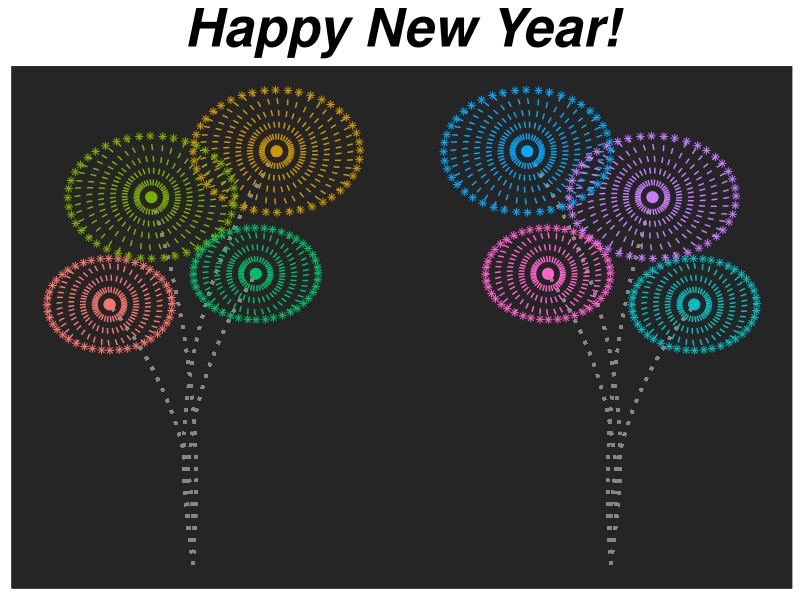

Source code (R): (Note: this script raises an error after producing the figure.)
library(ggplot2)

fireworks <- data.frame(burst   = rep(paste("burst", 1:8, sep = "_"), each = 44),
                        n       = rep(1:44, times = 8),
                        curve   = rep(c(0.2, -0.2, 0.1, -0.2, -0.2, 0.2, -0.1, 0.2), each = 44),
                        x_start = rep(c(-14, -6, -12, -7, 14, 6, 12, 7), each = 44),
                        y_start = rep(c(10, 20, 17, 12, 10, 20, 17, 12), each = 44),
                        x_end   = c(3 * cos(1:44) - 14,
                                    4 * cos(1:44) - 6,
                                    4 * cos(1:44) - 12,
                                    3 * cos(1:44) - 7,
                                    3 * cos(1:44) + 14,
                                    4 * cos(1:44) + 6,
                                    4 * cos(1:44) + 12,
                                    3 * cos(1:44) + 7),
                        y_end   = c(3 * sin(1:44) + 10,
                                    4 * sin(1:44) + 20,
                                    4 * sin(1:44) + 17,
                                    3 * sin(1:44) + 12,
                                    3 * sin(1:44) + 10,
                                    4 * sin(1:44) + 20,
                                    4 * sin(1:44) + 17,
                                    3 * sin(1:44) + 12))

ggplot(data = fireworks) +
  geom_curve(aes(x = -10, y = -7, xend = -14, yend = 10),
             curvature =  0.2, colour = "#878787", linetype = "dotted", size = 1) +
  geom_curve(aes(x = -10, y = -7, xend =  -6, yend = 20),
             curvature = -0.2, colour = "#878787", linetype = "dotted", size = 1) +
  geom_curve(aes(x = -10, y = -7, xend = -12, yend = 17),
             curvature =  0.1, colour = "#878787", linetype = "dotted", size = 1) +
  geom_curve(aes(x = -10, y = -7, xend =  -7, yend = 12),
             curvature = -0.2, colour = "#878787", linetype = "dotted", size = 1) +
  geom_curve(aes(x =  10, y = -7, xend = 14, yend = 10),
             curvature = -0.2, colour = "#878787", linetype = "dotted", size = 1) +
  geom_curve(aes(x =  10, y = -7, xend =  6, yend = 20),
             curvature =  0.2, colour = "#878787", linetype = "dotted", size = 1) +
  geom_curve(aes(x =  10, y = -7, xend = 12, yend = 17),
             curvature = -0.1, colour = "#878787", linetype = "dotted", size = 1) +
  geom_curve(aes(x =  10, y = -7, xend =  7, yend = 12),
             curvature =  0.2, colour = "#878787", linetype = "dotted", size = 1) +
  geom_curve(aes(x = x_start, y = y_start, xend = x_end, yend = y_end, colour = burst),
             curvature = 0.1, linetype = "dashed") +
  geom_point(aes(x = x_end, y = y_end, colour = burst), shape = 8) +
  labs(title = "Happy New Year!") +
  theme(legend.position = "none",
        text = element_text(size = 32),
        plot.title = element_text(hjust = 0.5, face = "bold.italic"),
        axis.title.y = element_blank(),
        axis.title.x = element_blank(),
        axis.line = element_blank(),
        axis.ticks = element_blank(),
        axis.text.x = element_blank(),
        axis.text.y = element_blank(),
        panel.grid.major = element_blank(),
        panel.grid.minor = element_blank(),
        panel.background = element_rect(fill = "#252525", colour = "#252525")) +
  ggsave("Happy New Year Zoom.png", width = 320, height = 180, units = "mm")
